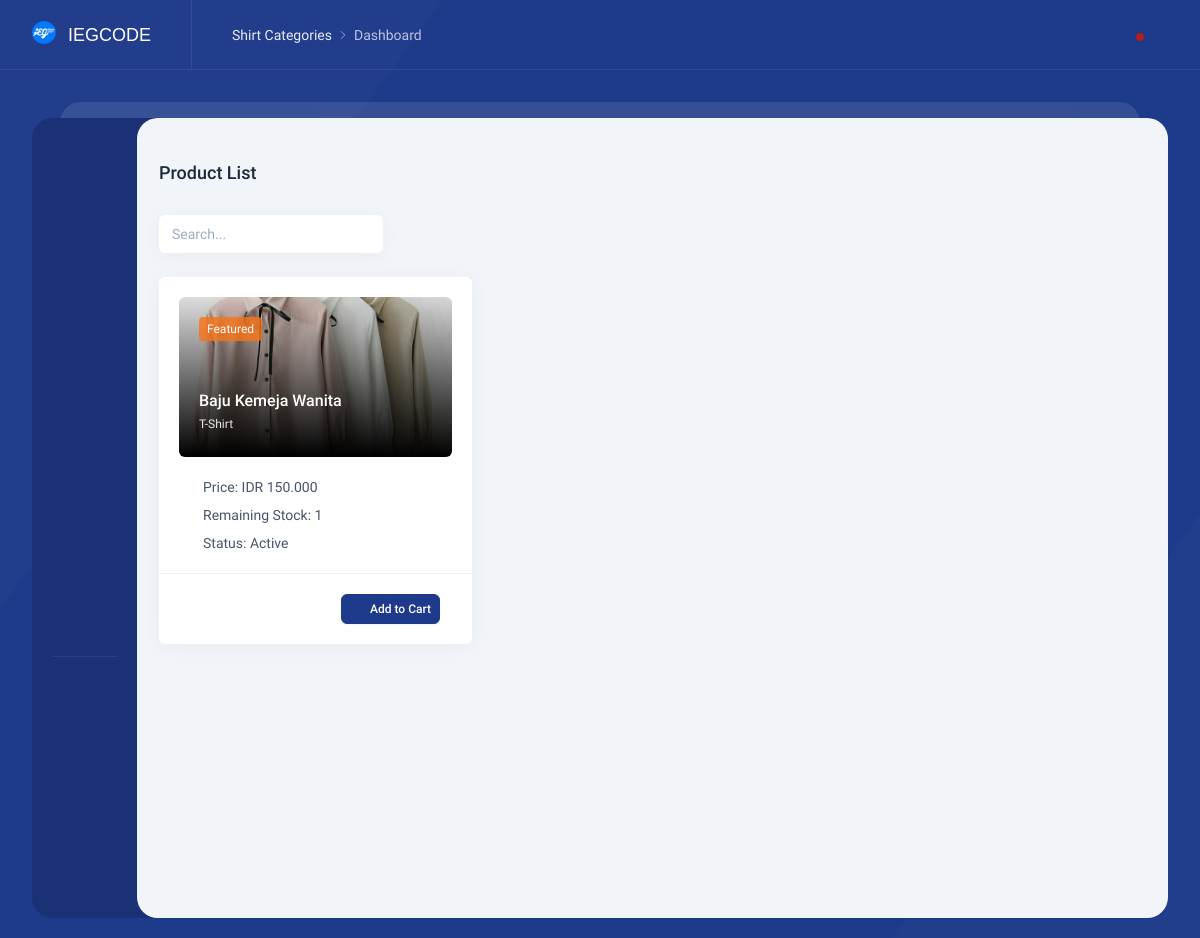
The page /index.php/categories/shirt on the database its author committed.
### tables this page shows
CREATE TABLE `product` (
  `id_brg` int(11) NOT NULL,
  `nama_brg` varchar(255) NOT NULL,
  `keterangan` varchar(255) NOT NULL,
  `kategori` varchar(60) NOT NULL,
  `harga` int(11) NOT NULL,
  `stok` int(4) NOT NULL,
  `gambar` text NOT NULL
);

### application/controllers/Categories.php (called while the page is built, shortened)
<?php
class Categories extends CI_Controller
{
	public function shirt()
	{
		$data['title'] = 'Shirt Categories';
		$data['shirt'] = $this->model_kategori->shirt()->result();
		$this->load->view('layout/home/header', $data);
		$this->load->view('shirt', $data);
		$this->load->view('layout/home/footer');
	}
}

### index.php (called while the page is built, shortened)
<?php
require_once BASEPATH.'core/CodeIgniter.php';

### application/models/Model_kategori.php (called while the page is built, shortened)
<?php
class Model_kategori extends CI_Model
{
	public function shirt()
	{
		return $this->db->get_where('product', array('kategori' => 'T-Shirt'));
	}
}

### application/views/shirt.php (the view, shortened to what this page needs)
<div class="content">
    <h2 class="intro-y text-lg font-medium mt-10">
        Product List
    </h2>
    <div class="grid grid-cols-12 gap-6 mt-5">
        <div class="intro-y col-span-12 flex flex-wrap sm:flex-nowrap items-center mt-2">
            <div class="w-full sm:w-auto mt-3 sm:mt-0 sm:ml-auto md:ml-0">
                <div class="w-56 relative text-slate-500">
                    <input type="text" class="form-control w-56 box pr-10" placeholder="Search...">
                    <i class="w-4 h-4 absolute my-auto inset-y-0 mr-3 right-0" data-lucide="search"></i>
                </div>
            </div>
        </div>
        <?php foreach ($shirt as $row) : ?>
            <div class="intro-y col-span-12 md:col-span-6 lg:col-span-4 xl:col-span-3">
                <div class="box">
                    <div class="p-5">
                        <div class="h-40 2xl:h-56 image-fit rounded-md overflow-hidden before:block before:absolute before:w-full before:h-full before:top-0 before:left-0 before:z-10 before:bg-gradient-to-t before:from-black before:to-black/10">
                            <img alt="IEG PHOTO" class="rounded-md" src="<?= base_url() . '/uploads/' . $row->gambar ?>">
                            <span class="absolute top-0 bg-pending/80 text-white text-xs m-5 px-2 py-1 rounded z-10">Featured</span>
                            <div class="absolute bottom-0 text-white px-5 pb-6 z-10"> <a href="" class="block font-medium text-base"><?= $row->nama_brg ?></a> <span class="text-white/90 text-xs mt-3"><?= $row->kategori ?></span> </div>
                        </div>
                        <div class="text-slate-600 dark:text-slate-500 mt-5">
                            <div class="flex items-center"> <i data-lucide="link" class="w-4 h-4 mr-2"></i> Price: IDR <?= number_format($row->harga, 0, ',', '.') ?> </div>
                            <div class="flex items-center mt-2"> <i data-lucide="layers" class="w-4 h-4 mr-2"></i> Remaining Stock: <?= number_format($row->stok, 0, ',', '.') ?> </div>
                            <div class="flex items-center mt-2"> <i data-lucide="check-square" class="w-4 h-4 mr-2"></i> Status: Active </div>
                        </div>
                    </div>
                    <div class="flex justify-center lg:justify-end items-center p-5 border-t border-slate-200/60 dark:border-darkmode-400">
                        <a class="flex items-center btn btn-sm btn-primary mr-3" href="javascript:;" data-tw-toggle="modal" data-tw-target="#delete-confirmation-modal"> <i data-lucide="shopping-cart" class="w-4 h-4 mr-1"></i> Add to Cart </a>
                    </div>
                </div>
            </div>
        <?php endforeach; ?>
    </div>
</div>

### rows shown on the page
product: gambar (picture), nama_brg "Baju Kemeja Wanita", kategori "T-Shirt", harga "150.000", stok "1"

### other values the page prints
$title "Shirt Categories"
